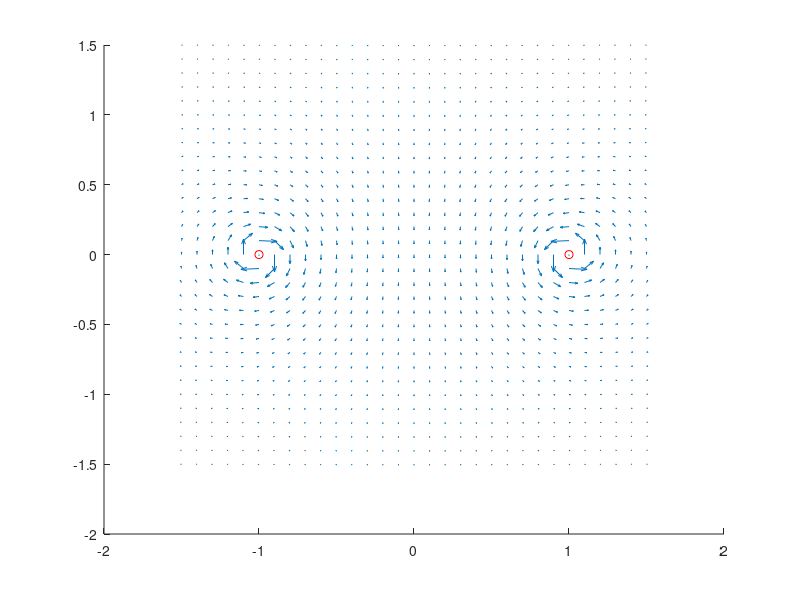

MATLAB code to generate this figure: (Note: this script raises an error after producing the figure.)

dist = 1.5;
resolution = 0.1 ;
xRange = -dist:resolution:dist;
yRange = -dist:resolution:dist;

[X,Y] = meshgrid(xRange,yRange);

morewires = 'Y';
xPos = [];
yPos = [];
wI = [];
% 
% while (morewires == 'Y'),
%    replyxPos = input('What is this wires xPos (-3,3)? [0]: ');
%    if isempty(replyxPos)
%       replyxPos = 0;
%    end
%    xPos = [xPos replyxPos];
%    
%    replyyPos = input('What is this wires yPos (-3,3)? [0]: ');
%    if isempty(replyyPos)
%       replyyPos = 0;
%    end
%    yPos = [yPos replyyPos];
%    
%    replycharge = input('What is this wires current? [0]: ');
%    if isempty(replycharge)
%       replycharge = 0;
%    end
%    wI = [wI replycharge];
%    
%    morewires = input('Add more wires (Y/N)? [Y]: ','s');
%    if isempty(morewires)
%       morewires = 'Y';
%    end
%    
% end
% Wires
xPos = [1 -1];
yPos = [0 0];
wI = [1 -1] ;

Bx = zeros(size(X));
By = zeros(size(Bx));
Pot = zeros(size(Bx));

for ii=1:length(xPos),
    I = wI(ii);
    x = xPos(ii);
    y = yPos(ii);
    
    r = ( (X-x).^2+ (Y-y).^2 ).^0.5 ;
    r(r<0.05) = 0.05;
    
    B = I./ r;
    Bx = Bx - B .* ((Y-y)./ r );
    By = By + B .* ((X-x)./ r );
    
    
    
end

% dRes = 10 ;
% FxDraw = Bx(1:dRes:end,1:dRes:end) ;
% FyDraw = By(1:dRes:end,1:dRes:end) ;
% XDraw =  X(1:dRes:end,1:dRes:end) ;
% YDraw =  Y(1:dRes:end,1:dRes:end) ;


% figure
% imagesc(By0);

figure
hold on
quiver(X,Y,Bx,By)
% quiver(XDraw,YDraw,FxDraw,FyDraw)
colormap hsv
plot(xPos(1:2),yPos(1:2),'ro');
colorbar vert;

hold off


